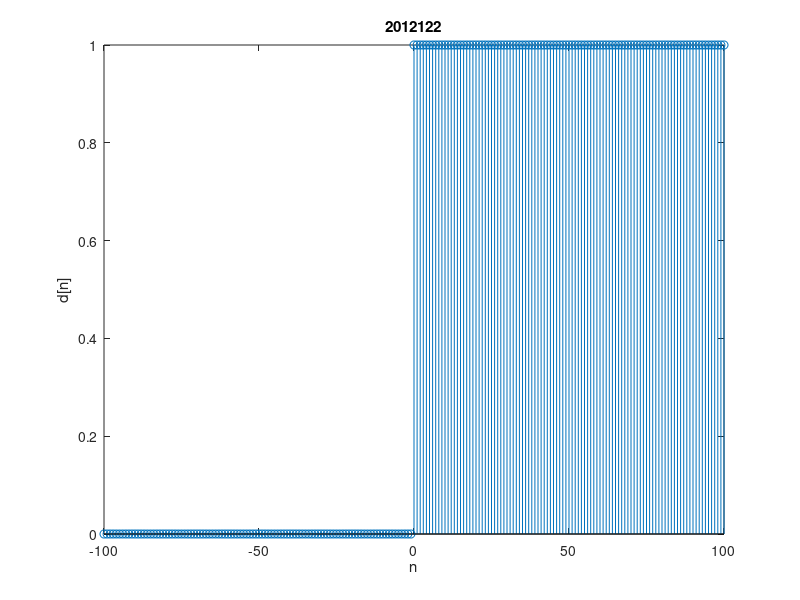

This chart was generated by the following MATLAB code:
n=-100:100;
d=[zeros(1,100), ones(1,101)];
stem(n,d);
title ('2012122');
xlabel ('n');
ylabel ('d[n]');
print ('Exp1_4b','-dpdf','-fillpage');